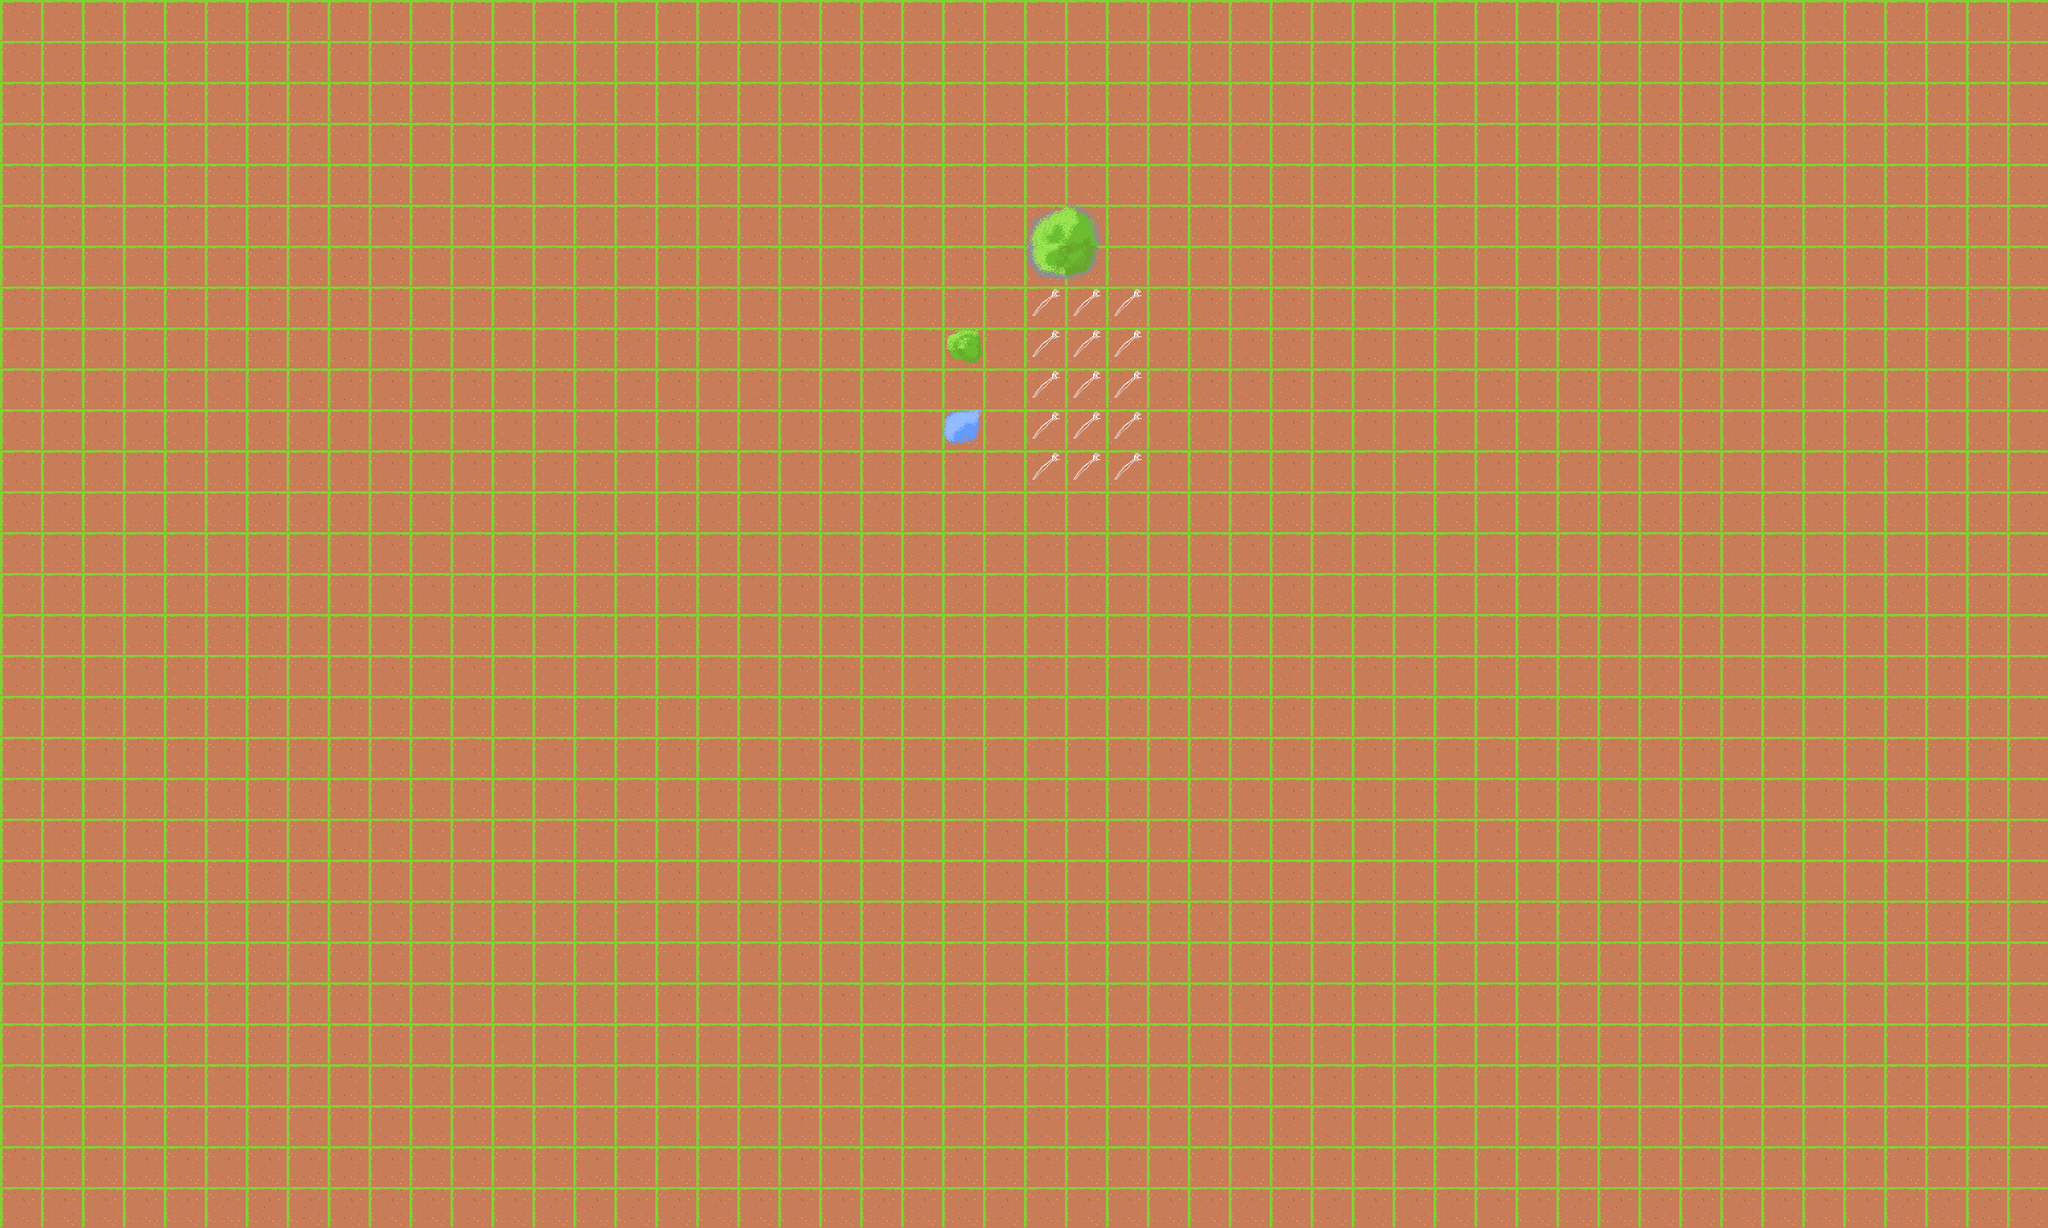

Below is a game level as drawn by its tile map, then a one-line description and the .tmx file that defines it, in full:
An orthogonal 50x30 tile map with 64x64 px tiles, 2 tile layers (Camada de Tiles 3, Camada de Tiles 2) and 9 objects (4x zombie, 2x shotgun, player, health, staff).

<map version="1.4" tiledversion="1.4.2" orientation="orthogonal" renderorder="right-down" width="50" height="30" tilewidth="64" tileheight="64" infinite="0" nextlayerid="7" nextobjectid="22">
 <tileset firstgid="1" name="Teste" tilewidth="64" tileheight="64" spacing="10" tilecount="540" columns="27">
  <image source="../img/spritesheet_tiles.png" width="1988" height="1470" />
 </tileset>
 <layer id="3" name="Camada de Tiles 3" width="50" height="30">
  <data encoding="csv">
6,6,6,6,6,6,6,6,6,6,6,6,6,6,6,6,6,6,6,6,6,6,6,6,6,6,6,6,6,6,6,6,6,6,6,6,6,6,6,6,6,6,6,6,6,6,6,6,6,6,
6,6,6,6,6,6,6,6,6,6,6,6,6,6,6,6,6,6,6,6,6,6,6,6,6,6,6,6,6,6,6,6,6,6,6,6,6,6,6,6,6,6,6,6,6,6,6,6,6,6,
6,6,6,6,6,6,6,6,6,6,6,6,6,6,6,6,6,6,6,6,6,6,6,6,6,6,6,6,6,6,6,6,6,6,6,6,6,6,6,6,6,6,6,6,6,6,6,6,6,6,
6,6,6,6,6,6,6,6,6,6,6,6,6,6,6,6,6,6,6,6,6,6,6,6,6,6,6,6,6,6,6,6,6,6,6,6,6,6,6,6,6,6,6,6,6,6,6,6,6,6,
6,6,6,6,6,6,6,6,6,6,6,6,6,6,6,6,6,6,6,6,6,6,6,6,6,6,6,6,6,6,6,6,6,6,6,6,6,6,6,6,6,6,6,6,6,6,6,6,6,6,
6,6,6,6,6,6,6,6,6,6,6,6,6,6,6,6,6,6,6,6,6,6,6,6,6,6,6,6,6,6,6,6,6,6,6,6,6,6,6,6,6,6,6,6,6,6,6,6,6,6,
6,6,6,6,6,6,6,6,6,6,6,6,6,6,6,6,6,6,6,6,6,6,6,6,6,6,6,6,6,6,6,6,6,6,6,6,6,6,6,6,6,6,6,6,6,6,6,6,6,6,
6,6,6,6,6,6,6,6,6,6,6,6,6,6,6,6,6,6,6,6,6,6,6,6,6,6,6,6,6,6,6,6,6,6,6,6,6,6,6,6,6,6,6,6,6,6,6,6,6,6,
6,6,6,6,6,6,6,6,6,6,6,6,6,6,6,6,6,6,6,6,6,6,6,6,6,6,6,6,6,6,6,6,6,6,6,6,6,6,6,6,6,6,6,6,6,6,6,6,6,6,
6,6,6,6,6,6,6,6,6,6,6,6,6,6,6,6,6,6,6,6,6,6,6,6,6,6,6,6,6,6,6,6,6,6,6,6,6,6,6,6,6,6,6,6,6,6,6,6,6,6,
6,6,6,6,6,6,6,6,6,6,6,6,6,6,6,6,6,6,6,6,6,6,6,6,6,6,6,6,6,6,6,6,6,6,6,6,6,6,6,6,6,6,6,6,6,6,6,6,6,6,
6,6,6,6,6,6,6,6,6,6,6,6,6,6,6,6,6,6,6,6,6,6,6,6,6,6,6,6,6,6,6,6,6,6,6,6,6,6,6,6,6,6,6,6,6,6,6,6,6,6,
6,6,6,6,6,6,6,6,6,6,6,6,6,6,6,6,6,6,6,6,6,6,6,6,6,6,6,6,6,6,6,6,6,6,6,6,6,6,6,6,6,6,6,6,6,6,6,6,6,6,
6,6,6,6,6,6,6,6,6,6,6,6,6,6,6,6,6,6,6,6,6,6,6,6,6,6,6,6,6,6,6,6,6,6,6,6,6,6,6,6,6,6,6,6,6,6,6,6,6,6,
6,6,6,6,6,6,6,6,6,6,6,6,6,6,6,6,6,6,6,6,6,6,6,6,6,6,6,6,6,6,6,6,6,6,6,6,6,6,6,6,6,6,6,6,6,6,6,6,6,6,
6,6,6,6,6,6,6,6,6,6,6,6,6,6,6,6,6,6,6,6,6,6,6,6,6,6,6,6,6,6,6,6,6,6,6,6,6,6,6,6,6,6,6,6,6,6,6,6,6,6,
6,6,6,6,6,6,6,6,6,6,6,6,6,6,6,6,6,6,6,6,6,6,6,6,6,6,6,6,6,6,6,6,6,6,6,6,6,6,6,6,6,6,6,6,6,6,6,6,6,6,
6,6,6,6,6,6,6,6,6,6,6,6,6,6,6,6,6,6,6,6,6,6,6,6,6,6,6,6,6,6,6,6,6,6,6,6,6,6,6,6,6,6,6,6,6,6,6,6,6,6,
6,6,6,6,6,6,6,6,6,6,6,6,6,6,6,6,6,6,6,6,6,6,6,6,6,6,6,6,6,6,6,6,6,6,6,6,6,6,6,6,6,6,6,6,6,6,6,6,6,6,
6,6,6,6,6,6,6,6,6,6,6,6,6,6,6,6,6,6,6,6,6,6,6,6,6,6,6,6,6,6,6,6,6,6,6,6,6,6,6,6,6,6,6,6,6,6,6,6,6,6,
6,6,6,6,6,6,6,6,6,6,6,6,6,6,6,6,6,6,6,6,6,6,6,6,6,6,6,6,6,6,6,6,6,6,6,6,6,6,6,6,6,6,6,6,6,6,6,6,6,6,
6,6,6,6,6,6,6,6,6,6,6,6,6,6,6,6,6,6,6,6,6,6,6,6,6,6,6,6,6,6,6,6,6,6,6,6,6,6,6,6,6,6,6,6,6,6,6,6,6,6,
6,6,6,6,6,6,6,6,6,6,6,6,6,6,6,6,6,6,6,6,6,6,6,6,6,6,6,6,6,6,6,6,6,6,6,6,6,6,6,6,6,6,6,6,6,6,6,6,6,6,
6,6,6,6,6,6,6,6,6,6,6,6,6,6,6,6,6,6,6,6,6,6,6,6,6,6,6,6,6,6,6,6,6,6,6,6,6,6,6,6,6,6,6,6,6,6,6,6,6,6,
6,6,6,6,6,6,6,6,6,6,6,6,6,6,6,6,6,6,6,6,6,6,6,6,6,6,6,6,6,6,6,6,6,6,6,6,6,6,6,6,6,6,6,6,6,6,6,6,6,6,
6,6,6,6,6,6,6,6,6,6,6,6,6,6,6,6,6,6,6,6,6,6,6,6,6,6,6,6,6,6,6,6,6,6,6,6,6,6,6,6,6,6,6,6,6,6,6,6,6,6,
6,6,6,6,6,6,6,6,6,6,6,6,6,6,6,6,6,6,6,6,6,6,6,6,6,6,6,6,6,6,6,6,6,6,6,6,6,6,6,6,6,6,6,6,6,6,6,6,6,6,
6,6,6,6,6,6,6,6,6,6,6,6,6,6,6,6,6,6,6,6,6,6,6,6,6,6,6,6,6,6,6,6,6,6,6,6,6,6,6,6,6,6,6,6,6,6,6,6,6,6,
6,6,6,6,6,6,6,6,6,6,6,6,6,6,6,6,6,6,6,6,6,6,6,6,6,6,6,6,6,6,6,6,6,6,6,6,6,6,6,6,6,6,6,6,6,6,6,6,6,6,
6,6,6,6,6,6,6,6,6,6,6,6,6,6,6,6,6,6,6,6,6,6,6,6,6,6,6,6,6,6,6,6,6,6,6,6,6,6,6,6,6,6,6,6,6,6,6,6,6,6
</data>
 </layer>
 <layer id="6" name="Camada de Tiles 2" width="50" height="30">
  <data encoding="csv">
0,0,0,0,0,0,0,0,0,0,0,0,0,0,0,0,0,0,0,0,0,0,0,0,0,0,0,0,0,0,0,0,0,0,0,0,0,0,0,0,0,0,0,0,0,0,0,0,0,0,
0,0,0,0,0,0,0,0,0,0,0,0,0,0,0,0,0,0,0,0,0,0,0,0,0,0,0,0,0,0,0,0,0,0,0,0,0,0,0,0,0,0,0,0,0,0,0,0,0,0,
0,0,0,0,0,0,0,0,0,0,0,0,0,0,0,0,0,0,0,0,0,0,0,0,0,0,0,0,0,0,0,0,0,0,0,0,0,0,0,0,0,0,0,0,0,0,0,0,0,0,
0,0,0,0,0,0,0,0,0,0,0,0,0,0,0,0,0,0,0,0,0,0,0,0,0,0,0,0,0,0,0,0,0,0,0,0,0,0,0,0,0,0,0,0,0,0,0,0,0,0,
0,0,0,0,0,0,0,0,0,0,0,0,0,0,0,0,0,0,0,0,0,0,0,0,0,0,0,0,0,0,0,0,0,0,0,0,0,0,0,0,0,0,0,0,0,0,0,0,0,0,
0,0,0,0,0,0,0,0,0,0,0,0,0,0,0,0,0,0,0,0,0,0,0,0,0,34,35,0,0,0,0,0,0,0,0,0,0,0,0,0,0,0,0,0,0,0,0,0,0,0,
0,0,0,0,0,0,0,0,0,0,0,0,0,0,0,0,0,0,0,0,0,0,0,0,0,37,36,0,0,0,0,0,0,0,0,0,0,0,0,0,0,0,0,0,0,0,0,0,0,0,
0,0,0,0,0,0,0,0,0,0,0,0,0,0,0,0,0,0,0,0,0,0,0,0,0,31,31,31,0,0,0,0,0,0,0,0,0,0,0,0,0,0,0,0,0,0,0,0,0,0,
0,0,0,0,0,0,0,0,0,0,0,0,0,0,0,0,0,0,0,0,0,0,0,32,0,31,31,31,0,0,0,0,0,0,0,0,0,0,0,0,0,0,0,0,0,0,0,0,0,0,
0,0,0,0,0,0,0,0,0,0,0,0,0,0,0,0,0,0,0,0,0,0,0,0,0,31,31,31,0,0,0,0,0,0,0,0,0,0,0,0,0,0,0,0,0,0,0,0,0,0,
0,0,0,0,0,0,0,0,0,0,0,0,0,0,0,0,0,0,0,0,0,0,0,33,0,31,31,31,0,0,0,0,0,0,0,0,0,0,0,0,0,0,0,0,0,0,0,0,0,0,
0,0,0,0,0,0,0,0,0,0,0,0,0,0,0,0,0,0,0,0,0,0,0,0,0,31,31,31,0,0,0,0,0,0,0,0,0,0,0,0,0,0,0,0,0,0,0,0,0,0,
0,0,0,0,0,0,0,0,0,0,0,0,0,0,0,0,0,0,0,0,0,0,0,0,0,0,0,0,0,0,0,0,0,0,0,0,0,0,0,0,0,0,0,0,0,0,0,0,0,0,
0,0,0,0,0,0,0,0,0,0,0,0,0,0,0,0,0,0,0,0,0,0,0,0,0,0,0,0,0,0,0,0,0,0,0,0,0,0,0,0,0,0,0,0,0,0,0,0,0,0,
0,0,0,0,0,0,0,0,0,0,0,0,0,0,0,0,0,0,0,0,0,0,0,0,0,0,0,0,0,0,0,0,0,0,0,0,0,0,0,0,0,0,0,0,0,0,0,0,0,0,
0,0,0,0,0,0,0,0,0,0,0,0,0,0,0,0,0,0,0,0,0,0,0,0,0,0,0,0,0,0,0,0,0,0,0,0,0,0,0,0,0,0,0,0,0,0,0,0,0,0,
0,0,0,0,0,0,0,0,0,0,0,0,0,0,0,0,0,0,0,0,0,0,0,0,0,0,0,0,0,0,0,0,0,0,0,0,0,0,0,0,0,0,0,0,0,0,0,0,0,0,
0,0,0,0,0,0,0,0,0,0,0,0,0,0,0,0,0,0,0,0,0,0,0,0,0,0,0,0,0,0,0,0,0,0,0,0,0,0,0,0,0,0,0,0,0,0,0,0,0,0,
0,0,0,0,0,0,0,0,0,0,0,0,0,0,0,0,0,0,0,0,0,0,0,0,0,0,0,0,0,0,0,0,0,0,0,0,0,0,0,0,0,0,0,0,0,0,0,0,0,0,
0,0,0,0,0,0,0,0,0,0,0,0,0,0,0,0,0,0,0,0,0,0,0,0,0,0,0,0,0,0,0,0,0,0,0,0,0,0,0,0,0,0,0,0,0,0,0,0,0,0,
0,0,0,0,0,0,0,0,0,0,0,0,0,0,0,0,0,0,0,0,0,0,0,0,0,0,0,0,0,0,0,0,0,0,0,0,0,0,0,0,0,0,0,0,0,0,0,0,0,0,
0,0,0,0,0,0,0,0,0,0,0,0,0,0,0,0,0,0,0,0,0,0,0,0,0,0,0,0,0,0,0,0,0,0,0,0,0,0,0,0,0,0,0,0,0,0,0,0,0,0,
0,0,0,0,0,0,0,0,0,0,0,0,0,0,0,0,0,0,0,0,0,0,0,0,0,0,0,0,0,0,0,0,0,0,0,0,0,0,0,0,0,0,0,0,0,0,0,0,0,0,
0,0,0,0,0,0,0,0,0,0,0,0,0,0,0,0,0,0,0,0,0,0,0,0,0,0,0,0,0,0,0,0,0,0,0,0,0,0,0,0,0,0,0,0,0,0,0,0,0,0,
0,0,0,0,0,0,0,0,0,0,0,0,0,0,0,0,0,0,0,0,0,0,0,0,0,0,0,0,0,0,0,0,0,0,0,0,0,0,0,0,0,0,0,0,0,0,0,0,0,0,
0,0,0,0,0,0,0,0,0,0,0,0,0,0,0,0,0,0,0,0,0,0,0,0,0,0,0,0,0,0,0,0,0,0,0,0,0,0,0,0,0,0,0,0,0,0,0,0,0,0,
0,0,0,0,0,0,0,0,0,0,0,0,0,0,0,0,0,0,0,0,0,0,0,0,0,0,0,0,0,0,0,0,0,0,0,0,0,0,0,0,0,0,0,0,0,0,0,0,0,0,
0,0,0,0,0,0,0,0,0,0,0,0,0,0,0,0,0,0,0,0,0,0,0,0,0,0,0,0,0,0,0,0,0,0,0,0,0,0,0,0,0,0,0,0,0,0,0,0,0,0,
0,0,0,0,0,0,0,0,0,0,0,0,0,0,0,0,0,0,0,0,0,0,0,0,0,0,0,0,0,0,0,0,0,0,0,0,0,0,0,0,0,0,0,0,0,0,0,0,0,0,
0,0,0,0,0,0,0,0,0,0,0,0,0,0,0,0,0,0,0,0,0,0,0,0,0,0,0,0,0,0,0,0,0,0,0,0,0,0,0,0,0,0,0,0,0,0,0,0,0,0
</data>
 </layer>
 <objectgroup id="4" name="Camada de Objetos 1">
  <object id="1" name="player" x="112" y="64" width="100" height="96" />
  <object id="3" name="zombie" x="750" y="172" width="188" height="152" />
  <object id="14" name="shotgun" x="116" y="653" width="187" height="107" />
  <object id="15" name="shotgun" x="355" y="428" width="176" height="107" />
  <object id="17" name="zombie" x="770" y="340" width="188" height="152" />
  <object id="18" name="zombie" x="930" y="148" width="188" height="152" />
  <object id="19" name="zombie" x="1058" y="400" width="188" height="152" />
  <object id="20" name="health" x="792" y="828" width="184" height="128" />
  <object id="21" name="staff" x="72" y="410.5" width="176" height="107" />
 </objectgroup>
</map>
